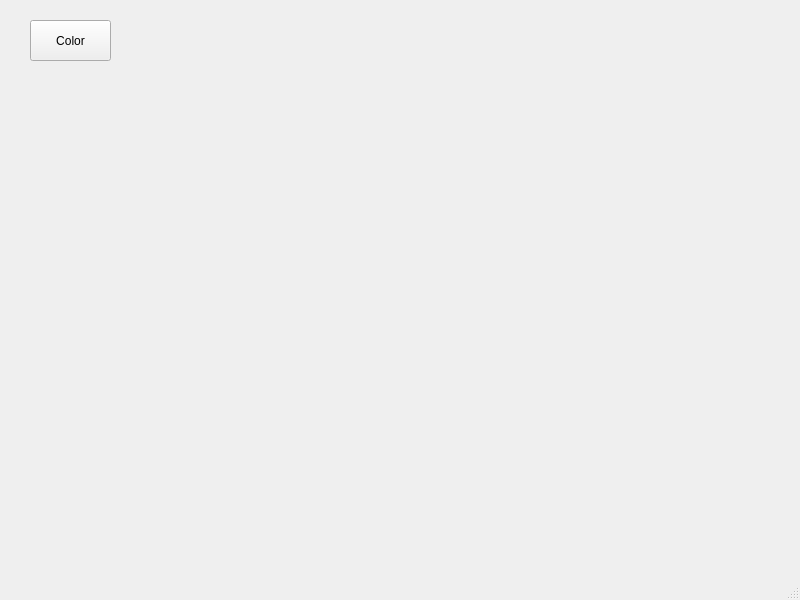
<?xml version="1.0" encoding="UTF-8"?>
<ui version="4.0">
 <class>MainWindow</class>
 <widget class="QMainWindow" name="MainWindow">
  <property name="geometry">
   <rect>
    <x>0</x>
    <y>0</y>
    <width>800</width>
    <height>600</height>
   </rect>
  </property>
  <property name="windowTitle">
   <string>MainWindow</string>
  </property>
  <widget class="QWidget" name="centralwidget">
   <widget class="QPushButton" name="pushButton">
    <property name="geometry">
     <rect>
      <x>30</x>
      <y>20</y>
      <width>81</width>
      <height>41</height>
     </rect>
    </property>
    <property name="text">
     <string>Color</string>
    </property>
   </widget>
  </widget>
  <widget class="QMenuBar" name="menubar">
   <property name="geometry">
    <rect>
     <x>0</x>
     <y>0</y>
     <width>800</width>
     <height>26</height>
    </rect>
   </property>
  </widget>
  <widget class="QStatusBar" name="statusbar"/>
 </widget>
 <resources/>
 <connections/>
</ui>
